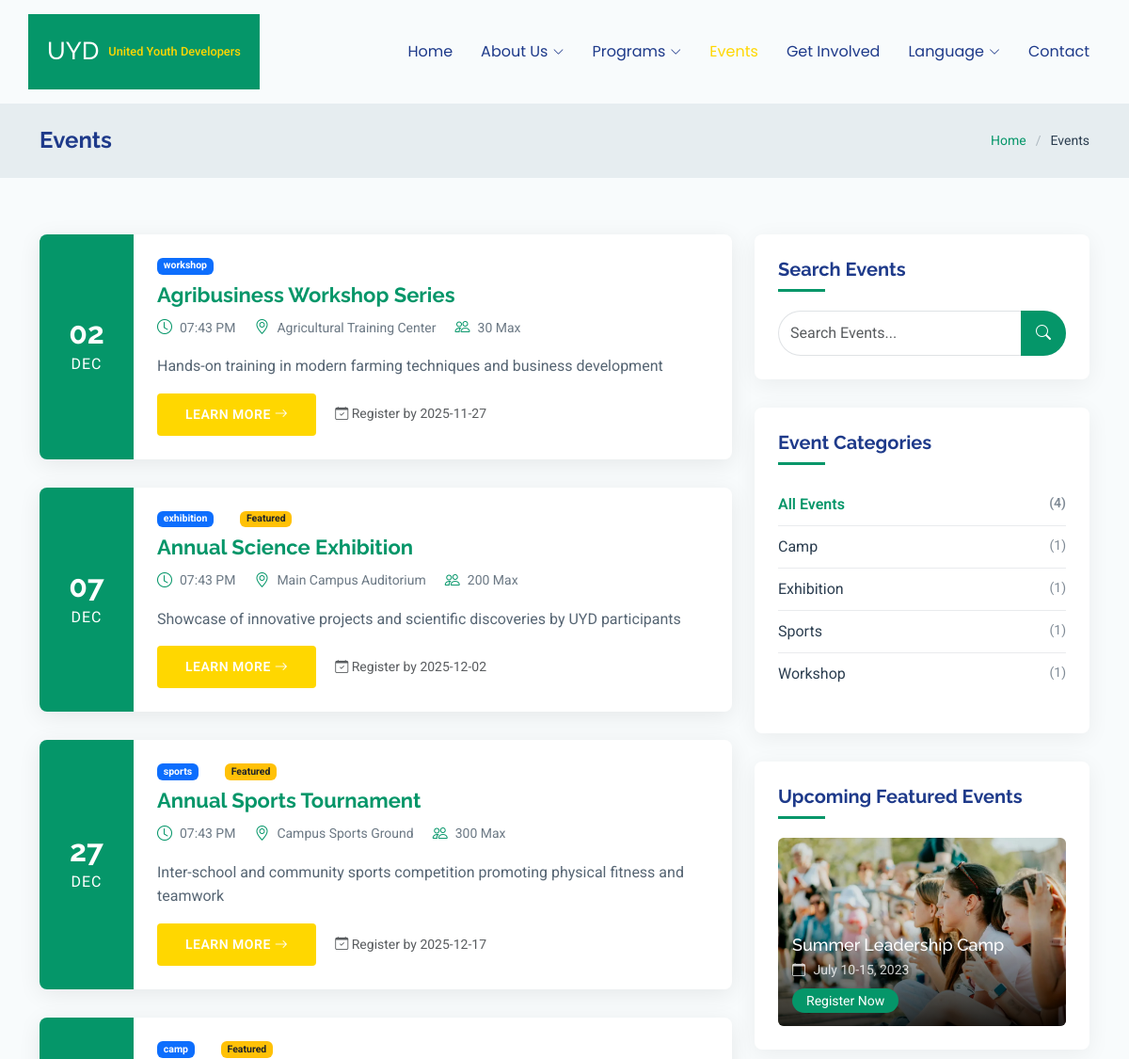
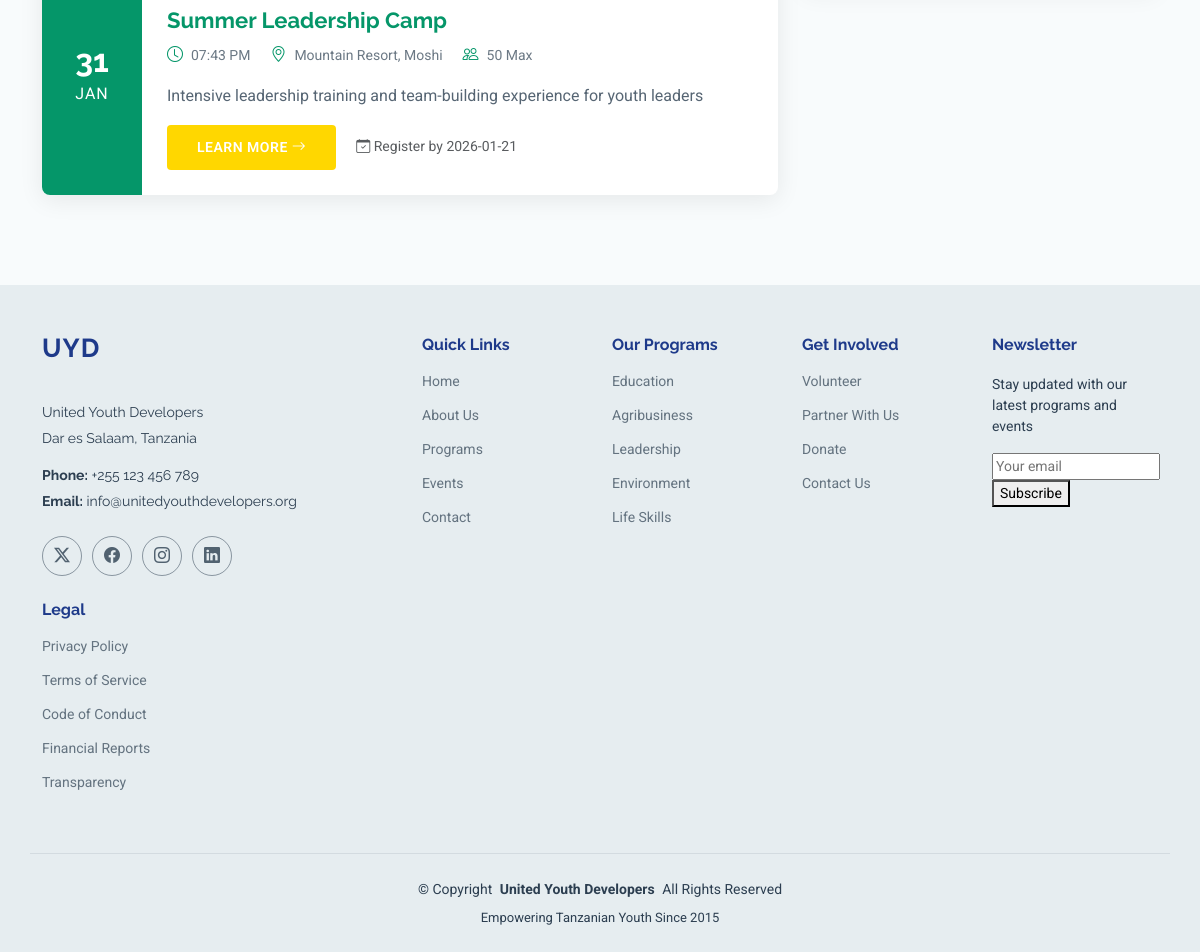
The app's page /events.html with its own data (2 pictures, top to bottom).
### src/app/database/tables.py (models this page shows)
class Event(Base):
    __tablename__ = "events"
    id = Column(Integer, primary_key=True, index=True)
    title = Column(String, index=True)
    description = Column(Text)
    event_type = Column(
        String,
        index=True,
    )  # workshop, seminar, competition, conference, etc.
    start_date = Column(DateTime)
    end_date = Column(DateTime, nullable=True)
    location = Column(String)
    max_participants = Column(Integer, nullable=True)
    featured_image = Column(String, nullable=True)
    content = Column(Text, nullable=True)
    registration_deadline = Column(DateTime, nullable=True)
    created_at = Column(DateTime, default=datetime.utcnow)
    updated_at = Column(DateTime, default=datetime.utcnow, onupdate=datetime.utcnow)
    is_featured = Column(Boolean, default=False)
    is_active = Column(Boolean, default=True)

### src/app/routes/pages.py (the view)
@router.get("/events")
@router.get("/events.html")
async def events(
    request: Request,
    db_session: Session = Depends(get_db),
    search: str | None = None,
    event_type: str | None = None,
):
    query = (
        db_session.query(Event)
        .filter(Event.is_active)
        .filter(Event.end_date >= datetime.now())
    )
    if search:
        search_term = f"%{search}%"
        query = query.filter(
            (Event.title.ilike(search_term)) | (Event.description.ilike(search_term)),
        )
    if event_type:
        query = query.filter(Event.event_type == event_type)
    events = query.order_by(Event.start_date).offset(0).limit(17).all()
    event_type_counts = (
        db_session.query(Event.event_type, func.count(Event.id))
        .filter(Event.is_active)
        .filter(Event.end_date >= datetime.now())
        .group_by(Event.event_type)
        .all()
    )
    total_count = (
        db_session.query(func.count(Event.id))
        .filter(Event.is_active)
        .filter(Event.end_date >= datetime.now())
        .scalar()
    )
    if events:
        events = [
            {
                "id": event.id,
                "title": event.title,
                "description": event.description,
                "start_date": event.start_date.strftime("%Y-%m-%d"),
                "start_time": event.start_date.strftime("%I:%M %p"),
                "start_day": event.start_date.strftime("%d"),
                "start_month": event.start_date.strftime("%b").upper(),
                "start_year": event.start_date.strftime("%Y"),
                "end_date": event.end_date.strftime("%Y-%m-%d")
                if event.end_date
                else None,
                "location": event.location,
                "event_type": event.event_type,
                "is_featured": event.is_featured,
                "max_participants": event.max_participants,
                "featured_image": event.featured_image
                or "assets/img/education/events-3.webp",
                "registration_deadline": event.registration_deadline.strftime(
                    "%Y-%m-%d",
                )
                if event.registration_deadline
                else None,
            }
            for event in events
        ]
    return templates.TemplateResponse(
        "events.html",
        {
            "request": request,
            "events": events,
            "event_type_counts": event_type_counts,
            "total_count": total_count,
            "search": search,
            "event_type": event_type,
        },
    )

### src/templates/events.html (shortened to what this page needs)
<!DOCTYPE html>
<html lang="en">
  <head>
    <link
      href="assets/vendor/bootstrap/css/bootstrap.min.css"
      rel="stylesheet"
    />
    <link
      href="assets/vendor/bootstrap-icons/bootstrap-icons.css"
      rel="stylesheet"
    />
    <link href="assets/vendor/aos/aos.css" rel="stylesheet" />
    <link href="assets/vendor/swiper/swiper-bundle.min.css" rel="stylesheet" />
    <link
      href="assets/vendor/glightbox/css/glightbox.min.css"
      rel="stylesheet"
    />
    <link href="assets/css/main.css" rel="stylesheet" />
  </head>
  <body class="events-page">
    <header id="header" class="header d-flex align-items-center sticky-top">
      <div
        class="header-container container-fluid container-xl position-relative d-flex align-items-center justify-content-end"
      >
        <a href="index.html" class="logo d-flex align-items-center me-auto">
          <h1 class="sitename">UYD</h1>
          <span class="logo-text">United Youth Developers</span>
        </a>
        <nav id="navmenu" class="navmenu">
          <ul>
            <li><a href="/">Home</a></li>
            <li class="dropdown">
              <a href="about.html"
                ><span>About Us</span>
                <i class="bi bi-chevron-down toggle-dropdown"></i
              ></a>
            </li>
            <li class="dropdown">
              <a href="programs.html"
                ><span>Programs</span>
                <i class="bi bi-chevron-down toggle-dropdown"></i
              ></a>
            </li>
            <li><a href="events.html" class="active">Events</a></li>
            <li><a href="get-involved.html">Get Involved</a></li>
            <li class="dropdown">
              <a href="#"
                ><span>Language</span>
                <i class="bi bi-chevron-down toggle-dropdown"></i
              ></a>
            </li>
            <li><a href="contact.html">Contact</a></li>
          </ul>
        </nav>
      </div>
    </header>
    <main class="main">
      <div class="page-title light-background">
        <div
          class="container d-lg-flex justify-content-between align-items-center"
        >
          <h1 class="mb-2 mb-lg-0">Events</h1>
          <nav class="breadcrumbs">
            <ol>
              <li><a href="index.html">Home</a></li>
              <li class="current">Events</li>
            </ol>
          </nav>
        </div>
      </div>
      <section id="events-extended" class="events-extended section">
        <div class="container" data-aos="fade-up" data-aos-delay="100">
          <div class="row">
            <div class="col-lg-8">
              <div id="events-list" class="events-list">
                {% if events and events|length > 0 %} {% for event in events %}
                <div
                  class="event-item"
                  data-aos="fade-up"
                  data-aos-delay="{{ loop.index0 * 100 }}"
                >
                  <div class="event-date">
                    <span class="day">{{ event.start_day }}</span>
                    <span class="month">{{ event.start_month }}</span>
                  </div>
                  <div class="event-content">
                    <div class="event-meta mb-2">
                      {% if event.event_type %}
                      <span class="badge bg-primary me-2"
                        >{{ event.event_type }}</span
                      >
                      {% endif %} {% if event.is_featured %}
                      <span class="badge bg-warning text-dark">Featured</span>
                      {% endif %}
                    </div>
                    <h3 class="event-title">
                      <a href="event-details.html?id={{ event.id }}"
                        >{{ event.title }}</a
                      >
                    </h3>
                    <div class="event-meta mb-3">
                      <span
                        ><i class="bi bi-clock"></i> {{ event.start_time
                        }}</span
                      >
                      <span
                        ><i class="bi bi-geo-alt"></i> {{ event.location
                        }}</span
                      >
                      {% if event.max_participants %}
                      <span
                        ><i class="bi bi-people"></i> {{ event.max_participants
                        }} Max</span
                      >
                      {% endif %}
                    </div>
                    <p class="event-description">
                      {% if event.description|length > 200 %} {{
                      event.description[:200] }}... {% else %} {{
                      event.description }} {% endif %}
                    </p>
                    <div class="event-footer mt-3">
                      <a
                        href="event-details.html?id={{ event.id }}"
                        class="btn btn-primary btn-sm"
                      >
                        Learn More <i class="bi bi-arrow-right"></i>
                      </a>
                      {% if event.registration_deadline %}
                      <small class="text-muted ms-3">
                        <i class="bi bi-calendar-check"></i> Register by {{
                        event.registration_deadline }}
                      </small>
                      {% endif %}
                    </div>
                  </div>
                </div>
                {% endfor %} {% endif %}
              </div>
            </div>
            <div class="col-lg-4">
              <div class="events-sidebar">
                <div class="sidebar-item search-form" data-aos="fade-up">
                  <h4>Search Events</h4>
                  <form action="/events" method="get">
                    <div class="input-group">
                      <input
                        type="text"
                        name="search"
                        class="form-control"
                        placeholder="Search Events..."
                        value="{{ search or '' }}"
                      />
                      <button class="btn" type="submit">
                        <i class="bi bi-search"></i>
                      </button>
                    </div>
                  </form>
                </div>
                <div
                  class="sidebar-item categories"
                  data-aos="fade-up"
                  data-aos-delay="100"
                >
                  <h4>Event Categories</h4>
                  <ul class="list-unstyled">
                    <li>
                      <a
                        href="/events{% if search %}?search={{ search }}{% endif %}"
                        class="{% if not event_type %}active{% endif %}"
                      >
                        All Events <span>({{ total_count or 0 }})</span>
                      </a>
                    </li>
                    {% for type, count in event_type_counts %}
                    <li>
                      <a
                        href="/events?event_type={{ type }}{% if search %}&search={{ search }}{% endif %}"
                        class="{% if event_type == type %}active{% endif %}"
                      >
                        {{ type|title }} <span>({{ count }})</span>
                      </a>
                    </li>
                    {% endfor %}
                  </ul>
                </div>
                <div
                  class="sidebar-item upcoming-events"
                  data-aos="fade-up"
                  data-aos-delay="200"
                >
                  <h4>Upcoming Featured Events</h4>
                  <div class="featured-event">
                    <img
                      src="assets/img/education/events-5.webp"
                      alt="Event"
                      class="img-fluid"
                    />
                    <div class="featured-event-details">
                      <h5>Summer Leadership Camp</h5>
                      <span class="event-date"
                        ><i class="bi bi-calendar"></i> July 10-15, 2023</span
                      >
                      <a href="#" class="btn-sm btn-register">Register Now</a>
                    </div>
                  </div>
                </div>
              </div>
            </div>
          </div>
        </div>
      </section>
    </main>
    <footer id="footer" class="footer position-relative light-background">
      <div class="container footer-top">
        <div class="row gy-4">
          <div class="col-lg-4 col-md-6 footer-about">
            <a href="/" class="logo d-flex align-items-center">
              <span class="sitename">UYD</span>
            </a>
            <div class="footer-contact pt-3">
              <p>United Youth Developers</p>
              <p>Dar es Salaam, Tanzania</p>
              <p class="mt-3">
                <strong>Phone:</strong> <span>+255 123 456 789</span>
              </p>
              <p>
                <strong>Email:</strong>
                <span>info@unitedyouthdevelopers.org</span>
              </p>
            </div>
            <div class="social-links d-flex mt-4">
              <a href=""><i class="bi bi-twitter-x"></i></a>
              <a href=""><i class="bi bi-facebook"></i></a>
              <a href=""><i class="bi bi-instagram"></i></a>
              <a href=""><i class="bi bi-linkedin"></i></a>
            </div>
          </div>
          <div class="col-lg-2 col-md-3 footer-links">
            <h4>Quick Links</h4>
            <ul>
              <li><a href="/">Home</a></li>
              <li><a href="about.html">About Us</a></li>
              <li><a href="programs.html">Programs</a></li>
              <li><a href="events.html">Events</a></li>
              <li><a href="contact.html">Contact</a></li>
            </ul>
          </div>
          <div class="col-lg-2 col-md-3 footer-links">
            <h4>Our Programs</h4>
            <ul>
              <li><a href="programs.html#education">Education</a></li>
              <li><a href="programs.html#agribusiness">Agribusiness</a></li>
              <li><a href="programs.html#leadership">Leadership</a></li>
              <li><a href="programs.html#environment">Environment</a></li>
              <li><a href="programs.html#lifeskills">Life Skills</a></li>
            </ul>
          </div>
          <div class="col-lg-2 col-md-3 footer-links">
            <h4>Get Involved</h4>
            <ul>
              <li><a href="get-involved.html">Volunteer</a></li>
              <li><a href="get-involved.html">Partner With Us</a></li>
              <li><a href="get-involved.html">Donate</a></li>
              <li><a href="contact.html">Contact Us</a></li>
            </ul>
          </div>
          <div class="col-lg-2 col-md-3 footer-links">
            <h4>Newsletter</h4>
            <p>Stay updated with our latest programs and events</p>
            <form id="newsletterForm" class="newsletter-form">
              <div class="newsletter-input">
                <input
                  type="email"
                  id="newsletterEmail"
                  placeholder="Your email"
                  required
                />
                <button type="submit">Subscribe</button>
              </div>
            </form>
          </div>
          <div class="col-lg-2 col-md-3 footer-links">
            <h4>Legal</h4>
            <ul>
              <li><a href="#">Privacy Policy</a></li>
              <li><a href="#">Terms of Service</a></li>
              <li><a href="#">Code of Conduct</a></li>
              <li><a href="#">Financial Reports</a></li>
              <li><a href="#">Transparency</a></li>
            </ul>
          </div>
        </div>
      </div>
      <div class="container copyright text-center mt-4">
        <p>
          © <span>Copyright</span>
          <strong class="px-1 sitename">United Youth Developers</strong>
          <span>All Rights Reserved</span>
        </p>
        <div class="credits">Empowering Tanzanian Youth Since 2015</div>
      </div>
    </footer>
  </body>
</html>

### records on screen
Event: start_day "02", start_month "DEC", event_type "workshop", title "Agribusiness Workshop Series", start_time "07:43 PM", location "Agricultural Training Center", max_participants "30", description "Hands-on training in modern farming techniques and business development", registration_deadline "2025-11-27", event_type "Workshop", is_active "1"
Event: start_day "07", start_month "DEC", event_type "exhibition", shows "Featured", title "Annual Science Exhibition", start_time "07:43 PM", location "Main Campus Auditorium", max_participants "200", description "Showcase of innovative projects and scientific discoveries by UYD participants", registration_deadline "2025-12-02", event_type "Exhibition", count "1"
Event: start_day "27", start_month "DEC", event_type "sports", shows "Featured", title "Annual Sports Tournament", start_time "07:43 PM", location "Campus Sports Ground", max_participants "300", description "Inter-school and community sports competition promoting physical fitness and teamwork", registration_deadline "2025-12-17", event_type "Sports", count "1"
Event: start_day "31", start_month "JAN", event_type "camp", shows "Featured", title "Summer Leadership Camp", start_time "07:43 PM", location "Mountain Resort, Moshi", max_participants "50", description "Intensive leadership training and team-building experience for youth leaders", registration_deadline "2026-01-21", event_type "Camp", count "1"

### other values on screen
{{ total_count or 0 }} "4"
